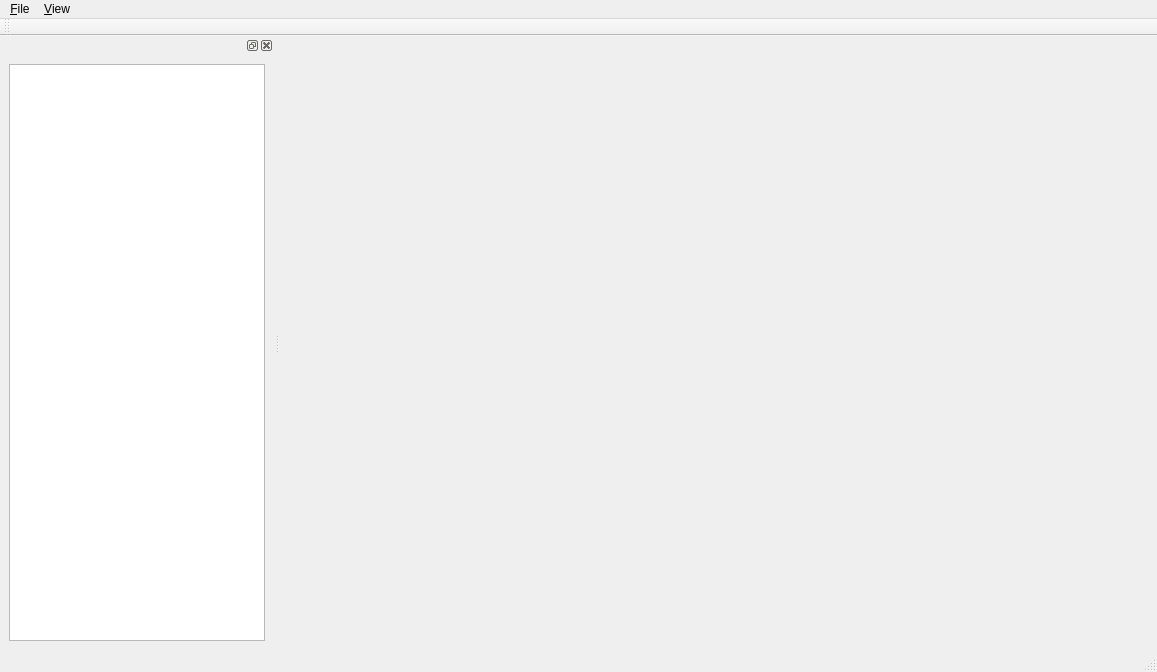
<?xml version="1.0" encoding="UTF-8"?>
<ui version="4.0">
 <class>MRIMainWindow</class>
 <widget class="QMainWindow" name="MRIMainWindow">
  <property name="geometry">
   <rect>
    <x>0</x>
    <y>0</y>
    <width>1157</width>
    <height>672</height>
   </rect>
  </property>
  <property name="windowTitle">
   <string>MainWindow</string>
  </property>
  <widget class="QWidget" name="centralwidget">
   <property name="sizePolicy">
    <sizepolicy hsizetype="Preferred" vsizetype="Preferred">
     <horstretch>1</horstretch>
     <verstretch>1</verstretch>
    </sizepolicy>
   </property>
   <layout class="QVBoxLayout" name="verticalLayout_2">
    <item>
     <layout class="QVBoxLayout" name="verticalLayout_main"/>
    </item>
   </layout>
  </widget>
  <widget class="QMenuBar" name="menubar">
   <property name="geometry">
    <rect>
     <x>0</x>
     <y>0</y>
     <width>1157</width>
     <height>25</height>
    </rect>
   </property>
   <widget class="QMenu" name="menu_File">
    <property name="title">
     <string>&amp;File</string>
    </property>
    <addaction name="action_Import_Data"/>
    <addaction name="separator"/>
    <addaction name="action_Exit"/>
   </widget>
   <widget class="QMenu" name="menu_View">
    <property name="title">
     <string>&amp;View</string>
    </property>
    <addaction name="separator"/>
    <addaction name="action_Set_Background_Color"/>
    <addaction name="action_Show_Scar"/>
    <addaction name="action_Change_Color_Min_Max"/>
   </widget>
   <addaction name="menu_File"/>
   <addaction name="menu_View"/>
  </widget>
  <widget class="QStatusBar" name="statusbar"/>
  <widget class="QToolBar" name="toolBar">
   <property name="windowTitle">
    <string>toolBar</string>
   </property>
   <attribute name="toolBarArea">
    <enum>TopToolBarArea</enum>
   </attribute>
   <attribute name="toolBarBreak">
    <bool>false</bool>
   </attribute>
  </widget>
  <widget class="QDockWidget" name="dockWidget">
   <attribute name="dockWidgetArea">
    <number>1</number>
   </attribute>
   <widget class="QWidget" name="dockWidgetContents">
    <layout class="QVBoxLayout" name="verticalLayout">
     <item>
      <widget class="QTreeView" name="treeView">
       <property name="headerHidden">
        <bool>true</bool>
       </property>
      </widget>
     </item>
    </layout>
   </widget>
  </widget>
  <action name="action_Exit">
   <property name="text">
    <string>&amp;Exit</string>
   </property>
  </action>
  <action name="action_Import_Data">
   <property name="text">
    <string>&amp;Import Data</string>
   </property>
   <property name="shortcut">
    <string>Ctrl+I</string>
   </property>
  </action>
  <action name="action_Set_Background_Color">
   <property name="text">
    <string>&amp;Set Background Color</string>
   </property>
  </action>
  <action name="action_Show_Scar">
   <property name="checkable">
    <bool>true</bool>
   </property>
   <property name="checked">
    <bool>true</bool>
   </property>
   <property name="text">
    <string>&amp;Show Scar</string>
   </property>
  </action>
  <action name="action_Change_Color_Min_Max">
   <property name="text">
    <string>&amp;Change Color Min-Max</string>
   </property>
  </action>
 </widget>
 <resources/>
 <connections>
  <connection>
   <sender>action_Exit</sender>
   <signal>triggered()</signal>
   <receiver>MRIMainWindow</receiver>
   <slot>close()</slot>
   <hints>
    <hint type="sourcelabel">
     <x>-1</x>
     <y>-1</y>
    </hint>
    <hint type="destinationlabel">
     <x>399</x>
     <y>299</y>
    </hint>
   </hints>
  </connection>
 </connections>
</ui>
